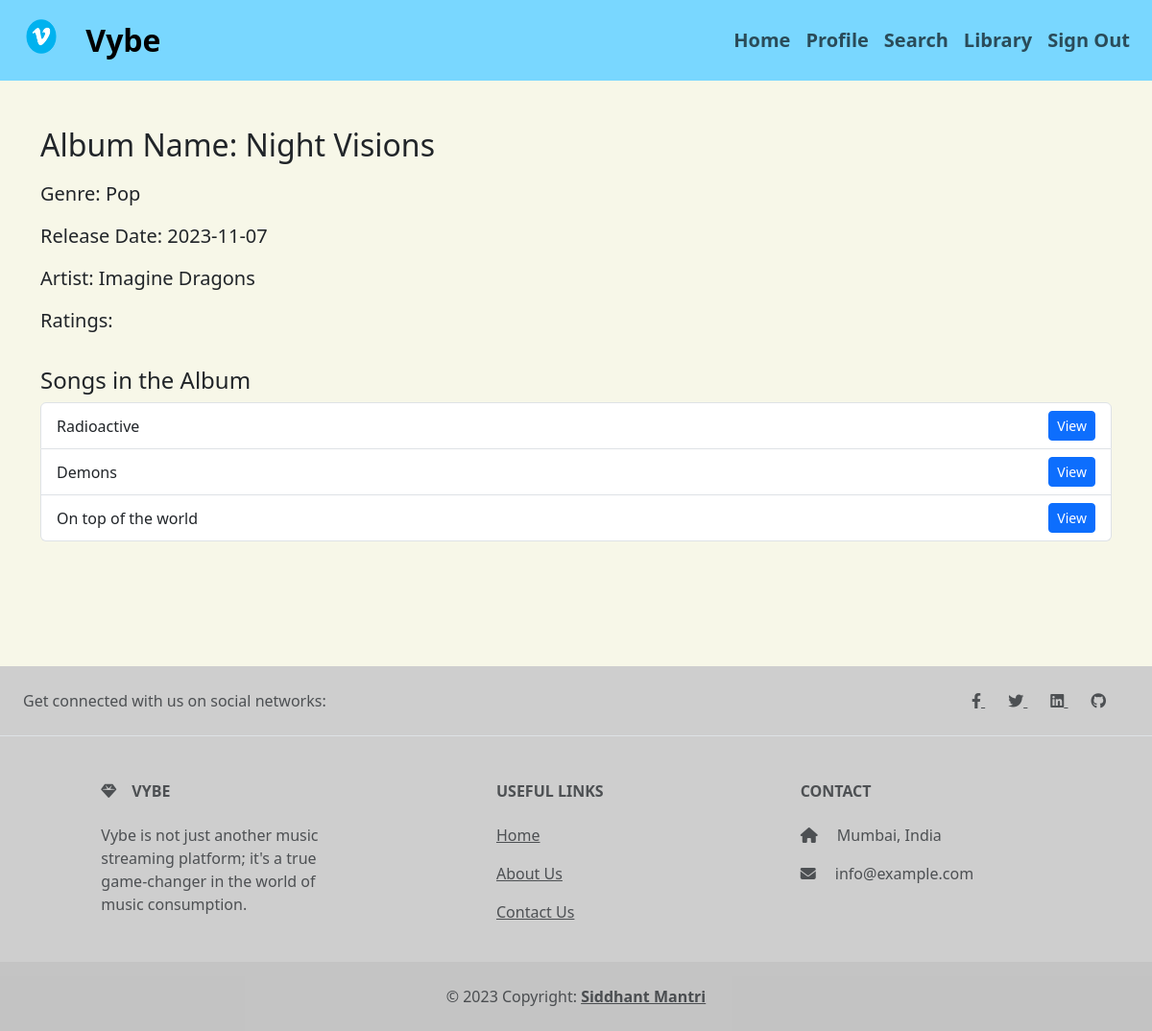
Page /album/11?user_name= on the committed database.
### models.py (models this page shows, shortened)
class Album(db.Model):
    __tablename__ = 'Album'
    AlbumID = Column(Integer, primary_key=True)
    Name = Column(String)
    Genre = Column(String)
    ReleaseDate = Column(Date)
    ArtistID = Column(Integer, ForeignKey('Artist.ArtistID'))
    CoverImage = Column(String)
    Rating = Column(Float)
    CreationDate = Column(DateTime, default=datetime.utcnow)
    artist = relationship('Artist', back_populates='albums')
    songs = relationship('Song', back_populates='album', cascade='all, delete-orphan')

class Artist(db.Model):
    __tablename__ = 'Artist'
    ArtistID = Column(Integer, primary_key=True)
    Username = Column(String)
    ArtistName = Column(String)
    Description = Column(String)
    Pass = Column(String)
    Email = Column(String)
    Loc = Column(String)
    CreationDate = Column(DateTime, default=datetime.utcnow)
    albums = relationship('Album', back_populates='artist', cascade='all, delete-orphan')
    songs = relationship('Song', back_populates='artist', cascade='all, delete-orphan')
    followers = relationship('Following', back_populates='artist', cascade='all, delete-orphan')

class Song(db.Model):
    __tablename__ = 'Song'
    SongID = Column(Integer, primary_key=True)
    Name = Column(String)
    Lyrics = Column(String)
    Duration = Column(Integer)
    ReleaseDate = Column(Date)
    AlbumID = Column(Integer, ForeignKey('Album.AlbumID'))
    Rating = Column(Float)
    ArtistID = Column(Integer, ForeignKey('Artist.ArtistID'))
    CreationDate = Column(DateTime, default=datetime.utcnow)
    album = relationship('Album', back_populates='songs')
    artist = relationship('Artist', back_populates='songs')
    playlists = relationship('Playlist_Song', back_populates='song')
    ratings = relationship('User_Rating', back_populates='song', cascade='all, delete-orphan')

### main.py (the view)
@app.route('/album/<album_id>')
def album_page(album_id):
    user_name = request.args.get('user_name', '')
    album = Album.query.filter_by(AlbumID=album_id).first()
    if album:
        artist = None
        if album.ArtistID is not None:
            artist = Artist.query.filter_by(ArtistID=album.ArtistID).first()
        songs = Song.query.filter_by(AlbumID=album_id).all()
        return render_template('album_page.html', album=album, songs=songs, artist=artist, user_name=user_name)
    else:
        return render_template('error.html', error_message="Album not found", username=user_name)

### templates/album_page.html (shortened to what this page needs)
<!DOCTYPE html>
<html lang="en">
<head>
    <link href="https://cdn.jsdelivr.net/npm/bootstrap@5.3.2/dist/css/bootstrap.min.css" rel="stylesheet"
 />
    <link rel="stylesheet" href="https://cdnjs.cloudflare.com/ajax/libs/font-awesome/6.1.0/css/all.min.css">
</head>
<body style="background-color: rgb(247, 247, 232);">
    <nav class="navbar navbar-expand-lg sticky-top" style="background-color: rgb(121, 215, 255);">
        <div class="container-fluid" style="padding: 5px 15px;">
            <a class="navbar-brand fs-2 text" href="{{ url_for('user_home', user_name=user_name) }}">
                <img src="{{ url_for('static', filename='other_images/logo.png') }}" alt="Logo" width="56px"
                    height="36px" class="d-inline-block align-text-top">
                <b style="padding-left: 10px;">Vybe</b>
            </a>
            <div class="collapse navbar-collapse" id="navbarNavAltMarkup">
                <div class="navbar-nav ms-auto">
                    <b><a class="nav-link fs-5 text" aria-current="page"
                            href="{{ url_for('user_home', user_name=user_name) }}">Home</a></b>
                    <b><a class="nav-link fs-5 text"
                            href="{{ url_for('user_profile', user_name=user_name) }}">Profile</a></b>
                    <b><a class="nav-link fs-5 text" href="{{ url_for('search', user_name=user_name) }}">Search</a></b>
                    <b><a class="nav-link fs-5 text"
                            href="{{ url_for('library', user_name=user_name) }}">Library</a></b>
                    <b><a class="nav-link fs-5 text" href="{{ url_for('login')}}">Sign Out</a></b>
                </div>
            </div>
        </div>
    </nav>
    <div class="container mt-5">
        <div class="row">
            <h2 style="margin-bottom: 20px;">Album Name: {{ album.Name }}</h2>
            <div class="col-md-6">
                <h5 style="margin-bottom: 20px;">Genre: {{ album.Genre }}</h5>
                <h5 style="margin-bottom: 20px;">Release Date: {{ album.ReleaseDate }}</h5>
                <h5 style="margin-bottom: 20px;">Artist: {{ artist.ArtistName }}</h5>
                <h5 style="margin-bottom: 20px;">Ratings: {{ album.Ratings }}</h5>
            </div>
        </div>
        <div class="row mt-3">
            <div class="col-md-12">
                <h4>Songs in the Album</h4>
                <div class="list-group">
                    {% for song in songs %}
                    <a href="{{ url_for('song_page', song_name=song.Name, user_name=user_name)}}"
                        class="list-group-item list-group-item-action d-flex justify-content-between align-items-center">
                        {{ song.Name }}
                        <button type="button" class="btn btn-primary btn-sm"
                            onclick="viewSong('{{ song.Name }}', '{{ user_name }}')">View</button>
                    </a>
                    {% endfor %}
                </div>
            </div>
        </div>
    </div>
    <footer class="text-center text-lg-start text-muted"
        style="margin-top: 130px; background-color: rgb(206, 206, 206);">
        <section class="d-flex justify-content-center justify-content-lg-between p-4 border-bottom">
            <div class="me-5 d-none d-lg-block">
                <span>Get connected with us on social networks:</span>
            </div>
            <div>
                <a href="" class="me-4 text-reset">
                    <i class="fab fa-facebook-f"></i>
                </a>
                <a href="" class="me-4 text-reset">
                    <i class="fab fa-twitter"></i>
                </a>
                <a href="" class="me-4 text-reset">
                    <i class="fab fa-linkedin"></i>
                </a>
                <a href="" class="me-4 text-reset">
                    <i class="fab fa-github"></i>
                </a>
            </div>
        </section>
        <section class="">
            <div class="container text-center text-md-start mt-5">
                <div class="row mt-3">
                    <div class="col-md-3 col-lg-4 col-xl-3 mx-auto mb-4">
                        <h6 class="text-uppercase fw-bold mb-4">
                            <i class="fas fa-gem me-3"></i>Vybe
                        </h6>
                        <p>
                            Vybe is not just another music streaming platform; it's a true game-changer in the world
                            of
                            music consumption.
                        </p>
                    </div>
                    <div class="col-md-3 col-lg-2 col-xl-2 mx-auto mb-4">
                        <h6 class="text-uppercase fw-bold mb-4">
                            Useful links
                        </h6>
                        <p>
                            <a href="#!" class="text-reset">Home</a>
                        </p>
                        <p>
                            <a href="{{ url_for('aboutus') }}" class="text-reset">About Us</a>
                        </p>
                        <p>
                            <a href="#!" class="text-reset">Contact Us</a>
                        </p>
                    </div>
                    <div class="col-md-4 col-lg-3 col-xl-3 mx-auto mb-md-0 mb-4">
                        <h6 class="text-uppercase fw-bold mb-4">Contact</h6>
                        <p><i class="fas fa-home me-3"></i> Mumbai, India</p>
                        <p>
                            <i class="fas fa-envelope me-3"></i>
                            info@example.com
                        </p>
                    </div>
                </div>
            </div>
        </section>
        <div class="text-center p-4" style="background-color: rgba(0, 0, 0, 0.05);">
            © 2023 Copyright:
            <a class="text-reset fw-bold" href="#">Siddhant Mantri</a>
        </div>
    </footer>
</body>
</html>

### rows in the picture
Album: Name "Night Visions", Genre "Pop", ReleaseDate "2023-11-07"
Artist: ArtistName "Imagine Dragons"
Song: Name "Radioactive"
Song: Name "Demons"
Song: Name "On top of the world"
